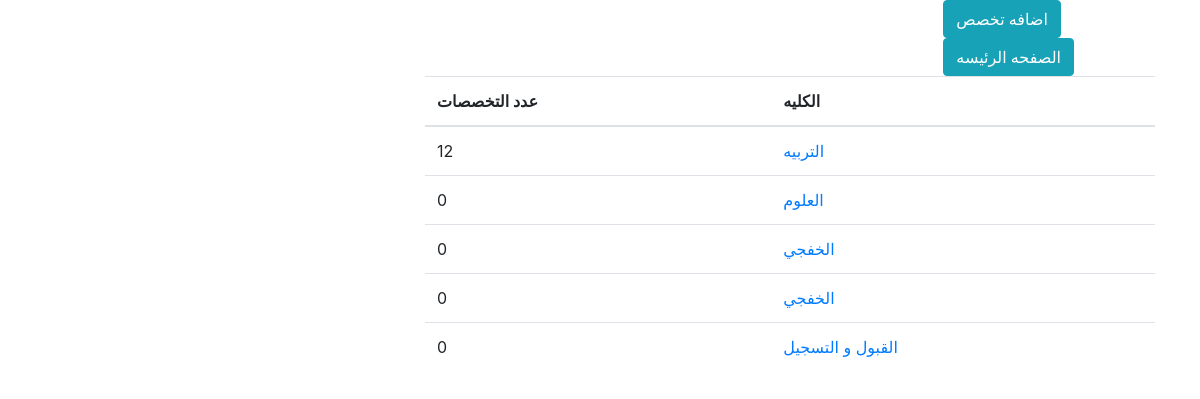
The app's page /page/user2/colloge.php with its own data.
### tables this page shows
CREATE TABLE `college` (
  `id_col` int(11) NOT NULL,
  `name_col` varchar(150) NOT NULL,
  `create_at` timestamp NOT NULL DEFAULT CURRENT_TIMESTAMP ON UPDATE CURRENT_TIMESTAMP,
  `updated` timestamp NOT NULL DEFAULT '0000-00-00 00:00:00'
);

### page/connect/cont.php (called while the page is built, shortened)
<?php
class DB{
    public function __construct($user,$pass,$dbname){
     $this->db=new PDO("mysql:host=localhost;dbname=".$dbname."",$user,$pass,array(PDO::MYSQL_ATTR_INIT_COMMAND => "SET NAMES utf8"));
    }
}

### page/connect/func.php (called while the page is built, shortened)
<?php
require "cont.php";
class opreter extends DB{
    private $pdo;
    public function __construct(){
     $this->pdo=$this->db;
    }
     public function getallscollege(){
        $sql=$this->pdo->prepare("SELECT * FROM college ");
        $sql->execute();
        return $sql;
    }
    public function getcountMajer($id){
        $sql=$this->pdo->prepare("SELECT * FROM majer where id_col=? ");
        $sql->execute(array($id));
        return $sql->rowCount();
    }
}

### page/user2/colloge.php (the view, shortened to what this page needs)
<?php
require "../connect/func.php";
$db=new opreter();
?>
<!DOCTYPE html>
<html dir="rtl">
<head>
	<link rel="stylesheet" type="text/css" href="../../css/bootstrap.css">
	<link rel="stylesheet" href="https://cdn.rtlcss.com/bootstrap/v4.2.1/css/bootstrap.min.css">
	<link rel="stylesheet" type="text/css" id="style" href="../../css/style.css">
	<link rel="stylesheet" href="https://use.fontawesome.com/releases/v5.7.2/css/all.css">
</head>
<body>
<header>
	<div class="col-8 offset-2">
		<div class="col-4">
			<a href="#" class="btn btn-info " data-toggle="modal" data-target="#exampleModal" data-whatever="@fat">اضافه تخصص </a>
			<a href="index.php" class="btn btn-info ">الصفحه الرئيسه </a>
		</div>
	</div>
</header>
<section>
	<div class="container">
		<div class="row">
			<div class="col-8 offset-2">
				<table class="table">
					<thead>
						<tr>
						<th>الكليه </th>
						<th>عدد التخصصات  </th>
					</tr>
					</thead>
					<tbody>
						<?php
                          $sql=$db-> getallscollege();
                          foreach ($sql as $key ) {
                          	echo'
                          	<tr>
                          	<td><a href=majer.php?id_col='.$key['id_col'].'>'.$key['name_col'].'</a></td>
                          	<td>'.$db->getcountMajer($key['id_col']).'</td>
                          	</tr>
                          	';
                          }
						?>
					</tbody>
				</table>
			</div>
		</div>
	</div>
</section>
</body>
</html>

### css/style.css (style rules this page uses)
.btn-info { font-family: 'Noto Sans','Cairo', sans-serif; transition: 1s all; }

### records on screen
college: name_col "التربيه", countMajer "12"
college: name_col "العلوم", countMajer "0"
college: name_col "الخفجي", countMajer "0"
college: name_col "الخفجي", countMajer "0"
college: name_col "القبول و التسجيل", countMajer "0"
